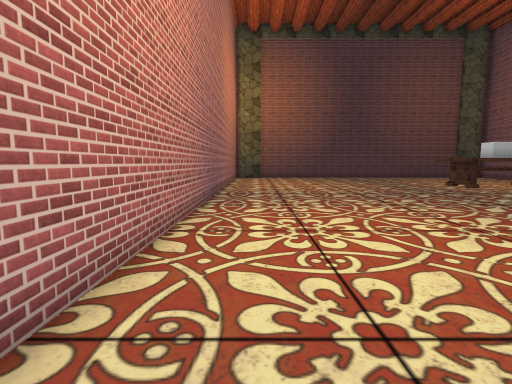
view 1 (above)

13 first-person views from a walk through a scene from a Unity 3-D project. The camera is 1.4 m above the floor, tilts 6° down and sees 85° across. The floor is counted in squares, 1 m on a side. Each view is taken from the middle of a square. On the plan, view 1 faces up. The plan holds only what a view shows up to about 14 squares ahead; the rest is blank. The player is left out. Some surface patterns are stand-ins.

view 2
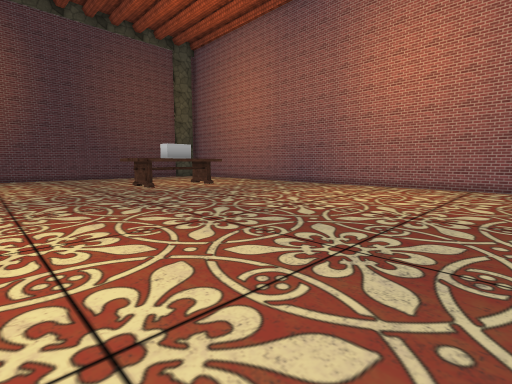

view 3
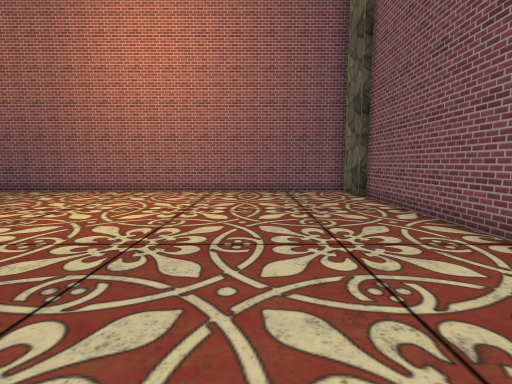

view 4
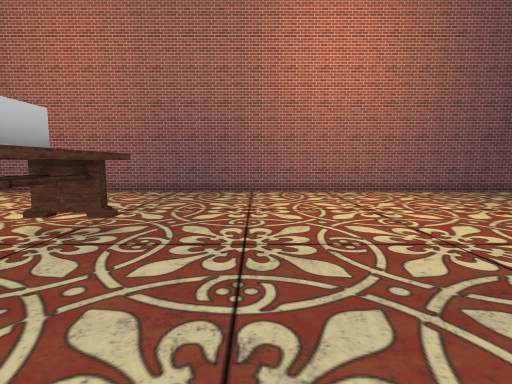

view 5
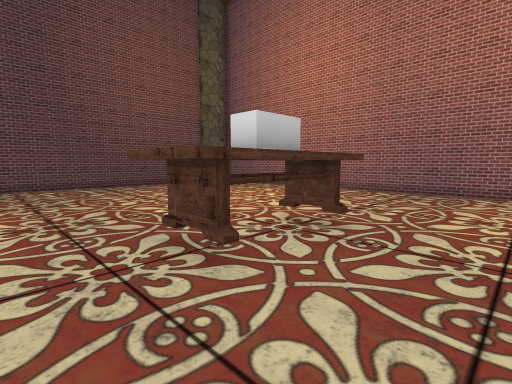

view 6
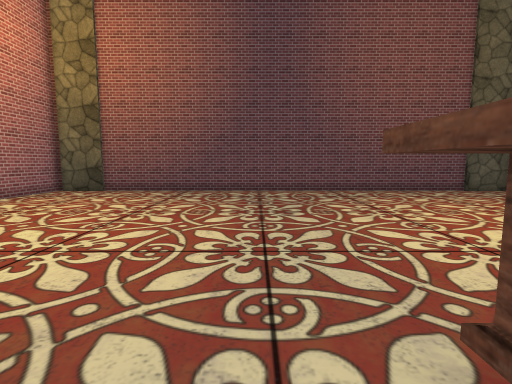

view 7
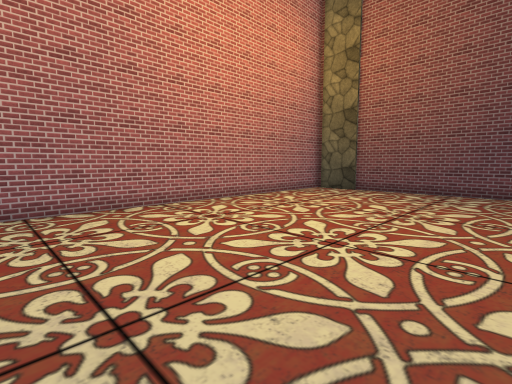

view 8
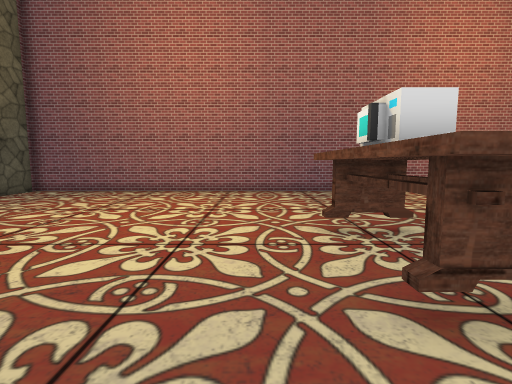

view 9
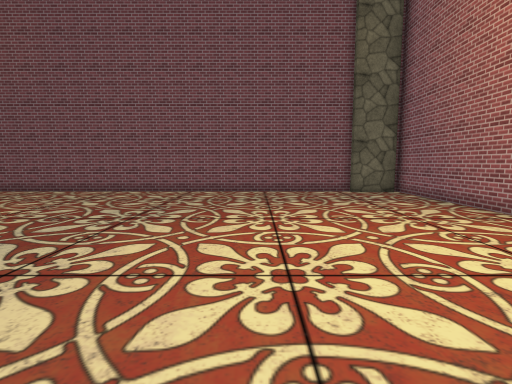

view 10
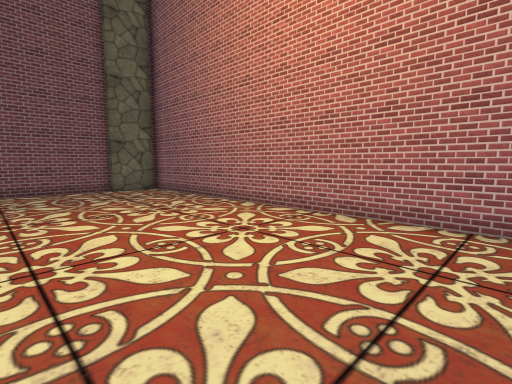

view 11
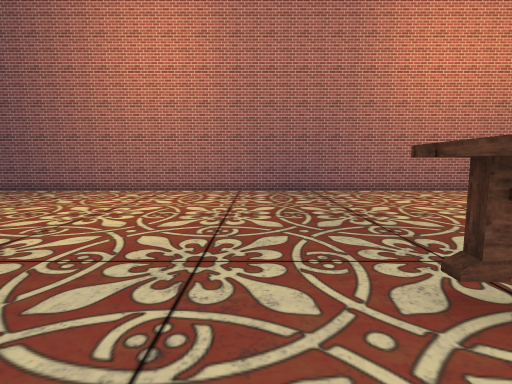

view 12
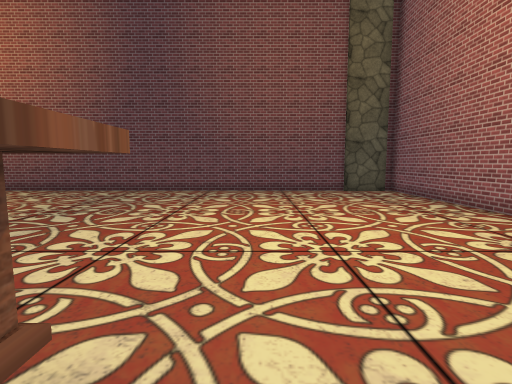

view 13
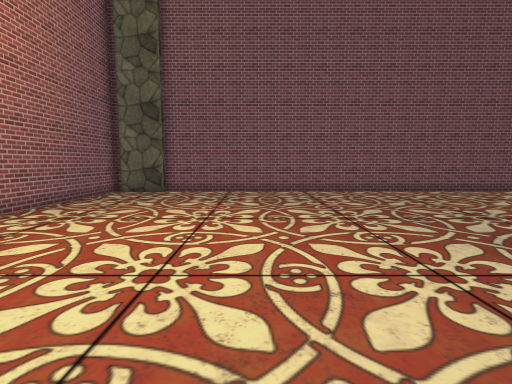

### Floor plan
Key: @ floor where view 1 was taken; # wall or solid block; . floor; O other object.
Columns run from 2 left of view 1 to 21 right of it. Each row starts with its distance up from view 1.
 26 ########################
 25 #......................#
 24 #......................#
 23 #......................#
 22 #......................#
 21 #......................#
 20 #......................#
 19 #......................#
 18 #......................#
 17 #......................#
 16 #......................#
 15 #......................#
 14 #..........OOOOO.......#
 13 #..........OOOOO.......#
 12 #..........OOOOO.......#
 11 #......................#
 10 #......................#
  9 #......................#
  8 #......................#
  7 #......................#
  6 #......................#
  5 #......................#
  4 #......................#
  3 #......................#
  2 #......................#
  1 #......................#
  0 #.@....................#
 -1 #......................#
 -2 #......................#
 -3 #......................#
 -4 ###..................###
 -5 ###################### #

Positions as (right, up) in squares from view 1, and headings:
1: (0, 0), facing up
2: (4, 0), facing up-right
3: (7, 0), facing right
4: (7, 9), facing right
5: (7, 9), facing up-right
6: (8, 12), facing up
7: (7, 12), facing up-left
8: (7, 15), facing right
9: (5, 9), facing down
10: (5, 10), facing down-left
11: (12, 10), facing left
12: (14, 12), facing up
13: (14, 9), facing down
